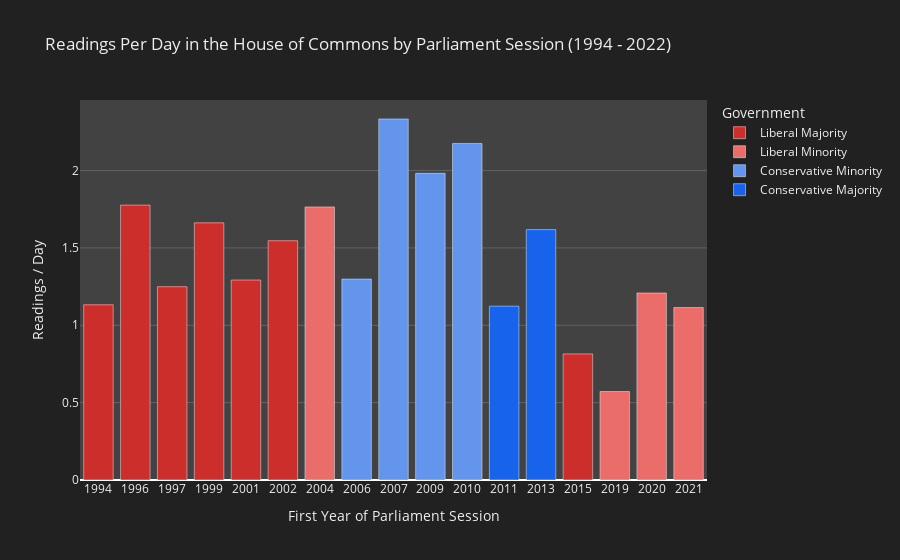

Notebook code cell kept with this figure:
### Code cell
color_map =  { 
    "Liberal Majority": party_colors['liberal_majority'], 
    "Liberal Minority": party_colors['liberal'],
    "Conservative Minority": party_colors['conservative'],
    "Conservative Majority": party_colors['conservative_majority']
}

fig_1_1 = px.bar(
    plot_1, 
    x = "StartYear", 
    y = "ReadingsPerDay", 
    color= "Government",
    color_discrete_map = color_map,
    title = "Readings Per Day in the House of Commons by Parliament Session (1994 - 2022)",
    labels = {
        "StartYear": "First Year of Parliament Session",
        "ReadingsPerDay": "Readings / Day"
    }

)

fig_1_1.update_layout(
    xaxis={'categoryorder':'category ascending'}, 
    paper_bgcolor="#212121",
    plot_bgcolor = "#424242",
    font_color = "#EEEEEE"
)

fig_1_1.update_yaxes(gridcolor='#616161')

fig_1_1.show()

fig_1_1.write_html("../charts/html/plot-1-1.html")

### Figure 1 — Plotly figure (JSON) as saved in the notebook; plotly's stock layout.template omitted (floating-point values rounded to 4 significant figures)
{"data": [{"alignmentgroup": "True", "hovertemplate": "Government=Liberal Majority<br>First Year of Parliament Session=%{x}<br>Readings / Day=%{y}<extra></extra>", "legendgroup": "Liberal Majority", "marker": {"color": "#cc2f2b", "pattern": {"shape": ""}}, "name": "Liberal Majority", "offsetgroup": "Liberal Majority", "orientation": "v", "showlegend": true, "textposition": "auto", "type": "bar", "x": ["1994", "1996", "1997", "1999", "2001", "2002", "2015"], "xaxis": "x", "y": [1.133, 1.776, 1.249, 1.662, 1.292, 1.547, 0.8149], "yaxis": "y"}, {"alignmentgroup": "True", "hovertemplate": "Government=Liberal Minority<br>First Year of Parliament Session=%{x}<br>Readings / Day=%{y}<extra></extra>", "legendgroup": "Liberal Minority", "marker": {"color": "#EA6D6A", "pattern": {"shape": ""}}, "name": "Liberal Minority", "offsetgroup": "Liberal Minority", "orientation": "v", "showlegend": true, "textposition": "auto", "type": "bar", "x": ["2004", "2019", "2020", "2021"], "xaxis": "x", "y": [1.765, 0.572, 1.209, 1.115], "yaxis": "y"}, {"alignmentgroup": "True", "hovertemplate": "Government=Conservative Minority<br>First Year of Parliament Session=%{x}<br>Readings / Day=%{y}<extra></extra>", "legendgroup": "Conservative Minority", "marker": {"color": "#6495ED", "pattern": {"shape": ""}}, "name": "Conservative Minority", "offsetgroup": "Conservative Minority", "orientation": "v", "showlegend": true, "textposition": "auto", "type": "bar", "x": ["2006", "2007", "2009", "2010"], "xaxis": "x", "y": [1.299, 2.333, 1.982, 2.175], "yaxis": "y"}, {"alignmentgroup": "True", "hovertemplate": "Government=Conservative Majority<br>First Year of Parliament Session=%{x}<br>Readings / Day=%{y}<extra></extra>", "legendgroup": "Conservative Majority", "marker": {"color": "#1763eb", "pattern": {"shape": ""}}, "name": "Conservative Majority", "offsetgroup": "Conservative Majority", "orientation": "v", "showlegend": true, "textposition": "auto", "type": "bar", "x": ["2011", "2013"], "xaxis": "x", "y": [1.124, 1.618], "yaxis": "y"}], "layout": {"autosize": true, "barmode": "relative", "font": {"color": "#EEEEEE"}, "legend": {"title": {"text": "Government"}, "tracegroupgap": 0}, "paper_bgcolor": "#212121", "plot_bgcolor": "#424242", "title": {"text": "Readings Per Day in the House of Commons by Parliament Session (1994 - 2022)"}, "xaxis": {"anchor": "y", "autorange": true, "categoryorder": "category ascending", "domain": [0, 1], "range": [-0.5, 16.5], "title": {"text": "First Year of Parliament Session"}, "type": "category"}, "yaxis": {"anchor": "x", "autorange": true, "domain": [0, 1], "gridcolor": "#616161", "range": [0, 2.456], "title": {"text": "Readings / Day"}, "type": "linear"}}}
